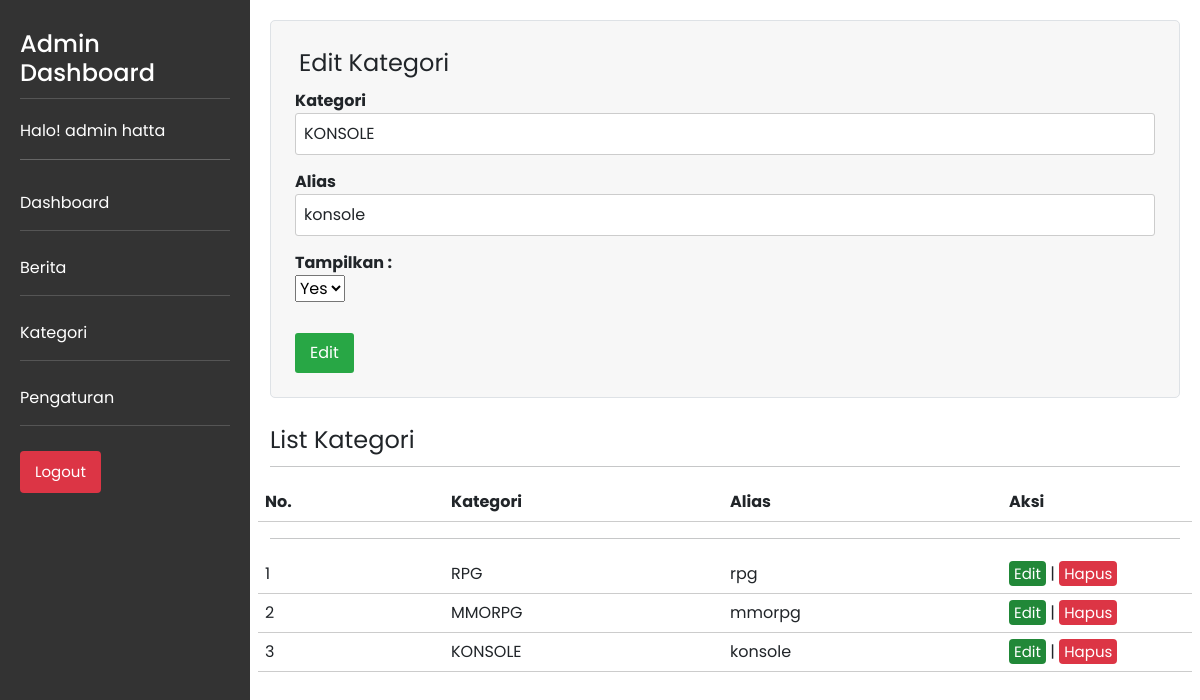
The page /admin/?mod=kategori&act=edit&id=15 (signed in) on the database its author committed.
### tables this page shows
CREATE TABLE `kategori` (
  `ID` int(5) NOT NULL,
  `Kategori` varchar(100) NOT NULL,
  `alias` varchar(50) NOT NULL,
  `Terbit` varchar(1) NOT NULL
);

### admin/kategori.php (the view, shortened to what this page needs)
<?php
if (isset($_GET['act']) && $_GET['act'] == 'edit') {
    $id = (int)$_GET['id'];
    $sql = mysqli_query($conn, "SELECT * FROM kategori WHERE ID = '$id' ");
    $b = mysqli_fetch_array($sql, MYSQLI_ASSOC);
}
?>
<!DOCTYPE html>
<html lang="en">
<head>
</head>
<body>
    <form action="./?mod=kategori" method="POST">
        <fieldset class="form-group border p-4">
            <legend class="w-auto px-1"><?= isset($b['ID']) ? 'Edit Kategori' : 'Tambah Kategori' ?></legend>
            <div class="form-field">
                <label for="nama">Kategori</label>
                <input type="text" id="kategori" name="kategori" placeholder="Nama Kategori" class="form-control" value="<?= isset($b['Kategori']) ? $b['Kategori'] : '' ?>">
            </div>
            <div class="form-field">
                <label for="nama">Alias</label>
                <input type="text" id="alias" name="alias" placeholder="Alias" class="form-control" value="<?= isset($b['alias']) ? $b['alias'] : '' ?>">
            </div>
            <div class="form-field">
                <label for="nama">Tampilkan : </label>
                <select name="terbit" id="terbit">
                    <option value="1" <?= (isset($b['Terbit']) == 1 ? 'selected' : ''); ?>>Yes</option>
                </select>
            </div>
            <input type="submit" name="<?= isset($b['ID']) ? 'editkategori' : 'tambahkategori' ?>" value="<?= isset($b['ID']) ? 'Edit' : 'Tambah' ?>" class="btn btn-success mt-3">
        </fieldset>
    </form>
    <br>
    <fieldset>
        <legend>List Kategori</legend>
        <div class="user-list">
            <hr>
            <div class="row header-row">
                <div class="column w10 bold">No.</div>
                <div class="column w20 bold">Kategori</div>
                <div class="column w20 bold">Alias</div>
                <div class="column w20 bold">Aksi</div>
            </div>
            <hr>
            <?php
            global $conn;
            $i = 1;
            $hasil = mysqli_query($conn, "SELECT * FROM kategori ORDER BY ID ASC");
            while ($r = mysqli_fetch_array($hasil)) {
                extract($r);
            ?>
                <div class="row header-row">
                    <div class="column w10"><?= $i++; ?></div>
                    <div class="column w20"><?= $Kategori; ?></div>
                    <div class="column w20"><?= $alias; ?></div>
                    <div class="column w20">
                        <a href="./?mod=kategori&act=edit&id=<?= $ID; ?>" class="tombol-edit" style="font-size: 15px; padding: 2px 5px;">Edit</a> |
                        <a href="./?mod=kategori&act=hapus&id=<?= $ID; ?>" class="tombol-delete" style="font-size: 15px; padding: 2px 5px;" onclick="return confirm('Apakah Anda yakin ingin menghapus data ini?')">Hapus</a>
                    </div>
                </div>
            <?php
            }
            ?>
        </div>
    </fieldset>
</body>
</html>

### css/style_7.css (style rules this page uses)
* { margin: 0; padding: 0; box-sizing: border-box; font-family: 'Poppins', sans-serif; }
body { font-family: Arial, sans-serif; margin: 0; padding: 0; display: flex; }
.tombol-delete { background-color: #dc3545; border: none; padding: 10px 15px; color: white; cursor: pointer; font-size: 15px; border-radius: 4px; text-decoration: none; }
.tombol-edit { background-color: #218838; border: none; padding: 10px 15px; color: white; cursor: pointer; font-size: 15px; border-radius: 4px; text-decoration: none; }
.form-group { width: 100%; margin: 0 auto; background-color: #f7f7f7; border: 1px solid #ccc; border-radius: 5px; }
.form-field { margin-bottom: 15px; }
.form-field label { font-weight: bold; display: block; }
.form-control { width: 100%; padding: 8px; border: 1px solid #ccc; border-radius: 3px; }
.btn-success { background-color: #28a745; color: white; border: none; padding: 8px 15px; border-radius: 3px; cursor: pointer; }
.bold { font-weight: bold; }
.w10, .w30, .w20 { width: calc(10% - 5px); padding: 0 5px ; }
.w20 { width: calc(20% - 100px); }
.row { display: flex; align-items: center; justify-content: space-between; padding: 2px; border-bottom: 1px solid #ccc; }
.column { padding: 5px; overflow: hidden; white-space: nowrap; text-overflow: ellipsis; }
.w10 { flex-basis: 10%; }
.w20 { flex-basis: 20%; }

### rows shown on the page
kategori: kategori "KONSOLE", alias "konsole", terbit "Yes", editkategori "Edit", Kategori "KONSOLE"
kategori: Kategori "RPG", alias "rpg"
kategori: Kategori "MMORPG", alias "mmorpg"

### other values the page prints
$_SESSION['Nama'] "hatta"
